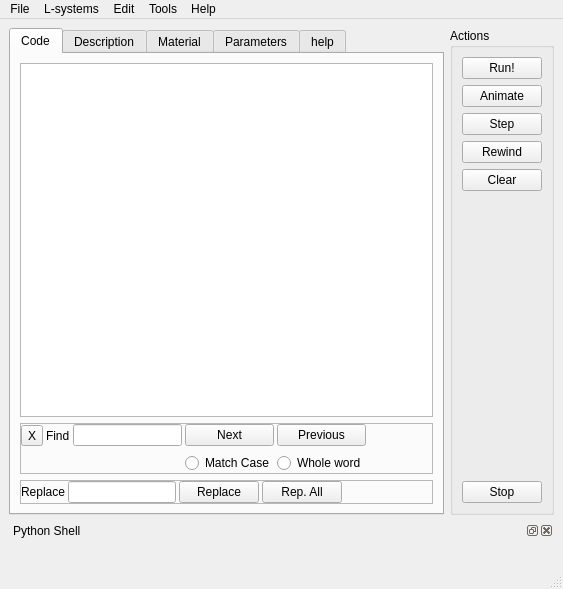
<ui version="4.0" >
 <class>MainWindow</class>
 <widget class="QMainWindow" name="MainWindow" >
  <property name="geometry" >
   <rect>
    <x>0</x>
    <y>0</y>
    <width>563</width>
    <height>589</height>
   </rect>
  </property>
  <property name="windowTitle" >
   <string>MainWindow</string>
  </property>
  <property name="windowIcon" >
   <iconset>
    <normaloff>logo.png</normaloff>logo.png</iconset>
  </property>
  <widget class="QWidget" name="centralwidget" >
   <property name="geometry" >
    <rect>
     <x>0</x>
     <y>21</y>
     <width>563</width>
     <height>549</height>
    </rect>
   </property>
   <layout class="QGridLayout" >
    <item row="0" column="0" >
     <widget class="QTabWidget" name="tabView" >
      <property name="sizePolicy" >
       <sizepolicy vsizetype="Expanding" hsizetype="Expanding" >
        <horstretch>0</horstretch>
        <verstretch>3</verstretch>
       </sizepolicy>
      </property>
      <property name="tabShape" >
       <enum>QTabWidget::Rounded</enum>
      </property>
      <property name="currentIndex" >
       <number>0</number>
      </property>
      <widget class="QWidget" name="tab" >
       <property name="geometry" >
        <rect>
         <x>0</x>
         <y>0</y>
         <width>438</width>
         <height>458</height>
        </rect>
       </property>
       <attribute name="title" >
        <string>Code</string>
       </attribute>
       <layout class="QVBoxLayout" >
        <item>
         <widget class="LsysCodeEditor" name="codeeditor" >
          <property name="enabled" >
           <bool>true</bool>
          </property>
          <property name="font" >
           <font>
            <family>Courier New</family>
           </font>
          </property>
          <property name="tabStopWidth" >
           <number>20</number>
          </property>
         </widget>
        </item>
        <item>
         <widget class="QFrame" name="frameFind" >
          <property name="frameShape" >
           <enum>QFrame::StyledPanel</enum>
          </property>
          <property name="frameShadow" >
           <enum>QFrame::Raised</enum>
          </property>
          <layout class="QGridLayout" >
           <property name="horizontalSpacing" >
            <number>3</number>
           </property>
           <property name="margin" >
            <number>0</number>
           </property>
           <item row="0" column="0" >
            <widget class="QToolButton" name="closeFind" >
             <property name="palette" >
              <palette>
               <active>
                <colorrole role="ButtonText" >
                 <brush brushstyle="SolidPattern" >
                  <color alpha="255" >
                   <red>170</red>
                   <green>0</green>
                   <blue>0</blue>
                  </color>
                 </brush>
                </colorrole>
               </active>
               <inactive>
                <colorrole role="ButtonText" >
                 <brush brushstyle="SolidPattern" >
                  <color alpha="255" >
                   <red>0</red>
                   <green>0</green>
                   <blue>0</blue>
                  </color>
                 </brush>
                </colorrole>
               </inactive>
               <disabled>
                <colorrole role="ButtonText" >
                 <brush brushstyle="SolidPattern" >
                  <color alpha="255" >
                   <red>118</red>
                   <green>116</green>
                   <blue>108</blue>
                  </color>
                 </brush>
                </colorrole>
               </disabled>
              </palette>
             </property>
             <property name="text" >
              <string>X</string>
             </property>
            </widget>
           </item>
           <item row="0" column="1" >
            <widget class="QLabel" name="label_8" >
             <property name="text" >
              <string>Find</string>
             </property>
            </widget>
           </item>
           <item row="0" column="2" >
            <widget class="QLineEdit" name="findEdit" />
           </item>
           <item row="0" column="3" >
            <widget class="QPushButton" name="findNextButton" >
             <property name="text" >
              <string>Next</string>
             </property>
            </widget>
           </item>
           <item row="0" column="4" >
            <widget class="QPushButton" name="findPreviousButton" >
             <property name="sizePolicy" >
              <sizepolicy vsizetype="Fixed" hsizetype="Minimum" >
               <horstretch>0</horstretch>
               <verstretch>0</verstretch>
              </sizepolicy>
             </property>
             <property name="text" >
              <string>Previous</string>
             </property>
            </widget>
           </item>
           <item row="0" column="5" >
            <spacer>
             <property name="orientation" >
              <enum>Qt::Horizontal</enum>
             </property>
             <property name="sizeHint" stdset="0" >
              <size>
               <width>61</width>
               <height>23</height>
              </size>
             </property>
            </spacer>
           </item>
           <item row="1" column="0" colspan="3" >
            <spacer>
             <property name="orientation" >
              <enum>Qt::Horizontal</enum>
             </property>
             <property name="sizeHint" stdset="0" >
              <size>
               <width>161</width>
               <height>20</height>
              </size>
             </property>
            </spacer>
           </item>
           <item row="1" column="3" >
            <widget class="QRadioButton" name="matchCaseButton" >
             <property name="text" >
              <string>Match Case</string>
             </property>
             <property name="autoExclusive" >
              <bool>false</bool>
             </property>
            </widget>
           </item>
           <item row="1" column="4" >
            <widget class="QRadioButton" name="wholeWordButton" >
             <property name="text" >
              <string>Whole word</string>
             </property>
             <property name="autoExclusive" >
              <bool>false</bool>
             </property>
            </widget>
           </item>
           <item row="1" column="5" >
            <spacer>
             <property name="orientation" >
              <enum>Qt::Horizontal</enum>
             </property>
             <property name="sizeHint" stdset="0" >
              <size>
               <width>40</width>
               <height>20</height>
              </size>
             </property>
            </spacer>
           </item>
          </layout>
         </widget>
        </item>
        <item>
         <widget class="QFrame" name="frameReplace" >
          <property name="frameShape" >
           <enum>QFrame::StyledPanel</enum>
          </property>
          <property name="frameShadow" >
           <enum>QFrame::Raised</enum>
          </property>
          <layout class="QHBoxLayout" >
           <property name="spacing" >
            <number>3</number>
           </property>
           <property name="margin" >
            <number>0</number>
           </property>
           <item>
            <widget class="QLabel" name="label_9" >
             <property name="text" >
              <string>Replace</string>
             </property>
            </widget>
           </item>
           <item>
            <widget class="QLineEdit" name="replaceEdit" />
           </item>
           <item>
            <widget class="QPushButton" name="replaceButton" >
             <property name="text" >
              <string>Replace</string>
             </property>
            </widget>
           </item>
           <item>
            <widget class="QPushButton" name="replaceAllButton" >
             <property name="text" >
              <string>Rep. All</string>
             </property>
            </widget>
           </item>
           <item>
            <spacer>
             <property name="orientation" >
              <enum>Qt::Horizontal</enum>
             </property>
             <property name="sizeHint" stdset="0" >
              <size>
               <width>40</width>
               <height>20</height>
              </size>
             </property>
            </spacer>
           </item>
          </layout>
         </widget>
        </item>
       </layout>
      </widget>
      <widget class="QWidget" name="tab_5" >
       <property name="geometry" >
        <rect>
         <x>0</x>
         <y>0</y>
         <width>438</width>
         <height>458</height>
        </rect>
       </property>
       <attribute name="title" >
        <string>Description</string>
       </attribute>
       <layout class="QGridLayout" >
        <item row="0" column="0" >
         <widget class="QLabel" name="label_3" >
          <property name="text" >
           <string>Authors</string>
          </property>
         </widget>
        </item>
        <item row="0" column="1" >
         <widget class="QLineEdit" name="authorsEdit" />
        </item>
        <item row="1" column="0" >
         <widget class="QLabel" name="label_4" >
          <property name="text" >
           <string>Institutes</string>
          </property>
         </widget>
        </item>
        <item row="1" column="1" >
         <widget class="QLineEdit" name="intitutesEdit" />
        </item>
        <item row="2" column="0" >
         <widget class="QLabel" name="label_5" >
          <property name="text" >
           <string>Copyright</string>
          </property>
         </widget>
        </item>
        <item row="2" column="1" >
         <widget class="QLineEdit" name="copyrightEdit" />
        </item>
        <item row="3" column="0" >
         <widget class="QLabel" name="label_6" >
          <property name="text" >
           <string>Description</string>
          </property>
         </widget>
        </item>
        <item row="4" column="0" colspan="2" >
         <widget class="QTextEdit" name="descriptionEdit" >
          <property name="sizePolicy" >
           <sizepolicy vsizetype="Expanding" hsizetype="Expanding" >
            <horstretch>0</horstretch>
            <verstretch>2</verstretch>
           </sizepolicy>
          </property>
          <property name="acceptRichText" >
           <bool>false</bool>
          </property>
         </widget>
        </item>
        <item row="5" column="0" >
         <widget class="QLabel" name="label_7" >
          <property name="text" >
           <string>References</string>
          </property>
         </widget>
        </item>
        <item row="6" column="0" colspan="2" >
         <widget class="QTextEdit" name="referenceEdit" >
          <property name="sizePolicy" >
           <sizepolicy vsizetype="Fixed" hsizetype="Expanding" >
            <horstretch>0</horstretch>
            <verstretch>0</verstretch>
           </sizepolicy>
          </property>
          <property name="maximumSize" >
           <size>
            <width>16777215</width>
            <height>80</height>
           </size>
          </property>
          <property name="acceptRichText" >
           <bool>false</bool>
          </property>
         </widget>
        </item>
       </layout>
      </widget>
      <widget class="QWidget" name="tab_2" >
       <property name="geometry" >
        <rect>
         <x>0</x>
         <y>0</y>
         <width>438</width>
         <height>458</height>
        </rect>
       </property>
       <attribute name="title" >
        <string>Material</string>
       </attribute>
       <layout class="QVBoxLayout" >
        <item>
         <layout class="QHBoxLayout" >
          <item>
           <widget class="MaterialEditor" native="1" name="materialed" />
          </item>
         </layout>
        </item>
       </layout>
      </widget>
      <widget class="QWidget" name="tab_3" >
       <property name="geometry" >
        <rect>
         <x>0</x>
         <y>0</y>
         <width>438</width>
         <height>458</height>
        </rect>
       </property>
       <attribute name="title" >
        <string>Parameters</string>
       </attribute>
       <layout class="QVBoxLayout" name="verticalLayout_2" >
        <item>
         <widget class="QGroupBox" name="groupBox" >
          <property name="title" >
           <string>Animation</string>
          </property>
          <layout class="QHBoxLayout" >
           <property name="spacing" >
            <number>6</number>
           </property>
           <property name="margin" >
            <number>9</number>
           </property>
           <item>
            <widget class="QLabel" name="label" >
             <property name="text" >
              <string>Time Step</string>
             </property>
            </widget>
           </item>
           <item>
            <spacer>
             <property name="orientation" >
              <enum>Qt::Horizontal</enum>
             </property>
             <property name="sizeHint" stdset="0" >
              <size>
               <width>1</width>
               <height>20</height>
              </size>
             </property>
            </spacer>
           </item>
           <item>
            <widget class="QSlider" name="animtimestep" >
             <property name="sizePolicy" >
              <sizepolicy vsizetype="Fixed" hsizetype="Expanding" >
               <horstretch>2</horstretch>
               <verstretch>0</verstretch>
              </sizepolicy>
             </property>
             <property name="minimum" >
              <number>1</number>
             </property>
             <property name="maximum" >
              <number>2000</number>
             </property>
             <property name="value" >
              <number>50</number>
             </property>
             <property name="orientation" >
              <enum>Qt::Horizontal</enum>
             </property>
            </widget>
           </item>
           <item>
            <spacer>
             <property name="orientation" >
              <enum>Qt::Horizontal</enum>
             </property>
             <property name="sizeHint" stdset="0" >
              <size>
               <width>10</width>
               <height>20</height>
              </size>
             </property>
            </spacer>
           </item>
           <item>
            <widget class="QDoubleSpinBox" name="animtimeSpinBox" >
             <property name="decimals" >
              <number>3</number>
             </property>
             <property name="singleStep" >
              <double>0.100000000000000</double>
             </property>
            </widget>
           </item>
           <item>
            <widget class="QLabel" name="label_2" >
             <property name="text" >
              <string>s.</string>
             </property>
            </widget>
           </item>
          </layout>
         </widget>
        </item>
        <item>
         <widget class="QGroupBox" name="groupBox_2" >
          <property name="title" >
           <string>Parameters</string>
          </property>
          <layout class="QVBoxLayout" name="verticalLayout" >
           <item>
            <widget class="QTableView" name="parametersTable" >
             <property name="palette" >
              <palette>
               <active>
                <colorrole role="Base" >
                 <brush brushstyle="SolidPattern" >
                  <color alpha="255" >
                   <red>255</red>
                   <green>255</green>
                   <blue>215</blue>
                  </color>
                 </brush>
                </colorrole>
                <colorrole role="AlternateBase" >
                 <brush brushstyle="SolidPattern" >
                  <color alpha="255" >
                   <red>255</red>
                   <green>255</green>
                   <blue>175</blue>
                  </color>
                 </brush>
                </colorrole>
               </active>
               <inactive>
                <colorrole role="Base" >
                 <brush brushstyle="SolidPattern" >
                  <color alpha="255" >
                   <red>255</red>
                   <green>255</green>
                   <blue>215</blue>
                  </color>
                 </brush>
                </colorrole>
                <colorrole role="AlternateBase" >
                 <brush brushstyle="SolidPattern" >
                  <color alpha="255" >
                   <red>255</red>
                   <green>255</green>
                   <blue>175</blue>
                  </color>
                 </brush>
                </colorrole>
               </inactive>
               <disabled>
                <colorrole role="Base" >
                 <brush brushstyle="SolidPattern" >
                  <color alpha="255" >
                   <red>236</red>
                   <green>233</green>
                   <blue>216</blue>
                  </color>
                 </brush>
                </colorrole>
                <colorrole role="AlternateBase" >
                 <brush brushstyle="SolidPattern" >
                  <color alpha="255" >
                   <red>255</red>
                   <green>255</green>
                   <blue>175</blue>
                  </color>
                 </brush>
                </colorrole>
               </disabled>
              </palette>
             </property>
             <property name="alternatingRowColors" >
              <bool>true</bool>
             </property>
             <property name="selectionMode" >
              <enum>QAbstractItemView::NoSelection</enum>
             </property>
            </widget>
           </item>
          </layout>
         </widget>
        </item>
        <item>
         <spacer>
          <property name="orientation" >
           <enum>Qt::Vertical</enum>
          </property>
          <property name="sizeHint" stdset="0" >
           <size>
            <width>20</width>
            <height>5</height>
           </size>
          </property>
         </spacer>
        </item>
       </layout>
      </widget>
      <widget class="QWidget" name="tab_4" >
       <property name="geometry" >
        <rect>
         <x>0</x>
         <y>0</y>
         <width>438</width>
         <height>458</height>
        </rect>
       </property>
       <attribute name="title" >
        <string>help</string>
       </attribute>
       <layout class="QGridLayout" >
        <item row="0" column="0" >
         <widget class="QTextBrowser" name="helpDisplay" >
          <property name="autoFormatting" >
           <set>QTextEdit::AutoAll</set>
          </property>
          <property name="acceptRichText" >
           <bool>true</bool>
          </property>
         </widget>
        </item>
       </layout>
      </widget>
     </widget>
    </item>
    <item row="0" column="1" >
     <widget class="QGroupBox" name="groupBox" >
      <property name="sizePolicy" >
       <sizepolicy vsizetype="Preferred" hsizetype="Preferred" >
        <horstretch>0</horstretch>
        <verstretch>2</verstretch>
       </sizepolicy>
      </property>
      <property name="title" >
       <string>Actions</string>
      </property>
      <layout class="QVBoxLayout" >
       <item>
        <widget class="QPushButton" name="runButton" >
         <property name="text" >
          <string>Run!</string>
         </property>
        </widget>
       </item>
       <item>
        <widget class="QPushButton" name="animButton" >
         <property name="text" >
          <string>Animate</string>
         </property>
        </widget>
       </item>
       <item>
        <widget class="QPushButton" name="stepButton" >
         <property name="text" >
          <string>Step</string>
         </property>
        </widget>
       </item>
       <item>
        <widget class="QPushButton" name="rewindButton" >
         <property name="text" >
          <string>Rewind</string>
         </property>
        </widget>
       </item>
       <item>
        <widget class="QPushButton" name="clearButton" >
         <property name="text" >
          <string>Clear</string>
         </property>
        </widget>
       </item>
       <item>
        <spacer>
         <property name="orientation" >
          <enum>Qt::Vertical</enum>
         </property>
         <property name="sizeHint" stdset="0" >
          <size>
           <width>20</width>
           <height>40</height>
          </size>
         </property>
        </spacer>
       </item>
       <item>
        <widget class="QPushButton" name="cancelButton" >
         <property name="text" >
          <string>Stop</string>
         </property>
        </widget>
       </item>
      </layout>
     </widget>
    </item>
    <item row="1" column="0" colspan="2" >
     <widget class="QDockWidget" name="interpreterDock" >
      <property name="sizePolicy" >
       <sizepolicy vsizetype="Minimum" hsizetype="Preferred" >
        <horstretch>0</horstretch>
        <verstretch>0</verstretch>
       </sizepolicy>
      </property>
      <property name="floating" >
       <bool>false</bool>
      </property>
      <property name="windowTitle" >
       <string>Python Shell</string>
      </property>
      <widget class="QWidget" name="dockWidgetContents" >
       <property name="geometry" >
        <rect>
         <x>0</x>
         <y>22</y>
         <width>545</width>
         <height>18</height>
        </rect>
       </property>
       <layout class="QVBoxLayout" >
        <property name="spacing" >
         <number>6</number>
        </property>
        <property name="margin" >
         <number>9</number>
        </property>
       </layout>
      </widget>
     </widget>
    </item>
   </layout>
  </widget>
  <widget class="QMenuBar" name="menubar" >
   <property name="geometry" >
    <rect>
     <x>0</x>
     <y>0</y>
     <width>563</width>
     <height>21</height>
    </rect>
   </property>
   <widget class="QMenu" name="menuL_systems" >
    <property name="title" >
     <string>L-systems</string>
    </property>
    <addaction name="actionRun" />
    <addaction name="actionAnimate" />
    <addaction name="separator" />
    <addaction name="actionStep" />
    <addaction name="actionRewind" />
   </widget>
   <widget class="QMenu" name="menuFile" >
    <property name="title" >
     <string>File</string>
    </property>
    <widget class="QMenu" name="menuRecents" >
     <property name="title" >
      <string>Recents</string>
     </property>
     <addaction name="actionClear" />
    </widget>
    <addaction name="actionNew" />
    <addaction name="separator" />
    <addaction name="actionOpen" />
    <addaction name="actionSave" />
    <addaction name="actionSaveAs" />
    <addaction name="actionClose" />
    <addaction name="separator" />
    <addaction name="menuRecents" />
    <addaction name="separator" />
    <addaction name="actionExit" />
   </widget>
   <widget class="QMenu" name="menuEdit" >
    <property name="title" >
     <string>Edit</string>
    </property>
    <addaction name="actionUndo" />
    <addaction name="actionRedo" />
    <addaction name="separator" />
    <addaction name="actionCopy" />
    <addaction name="actionCut" />
    <addaction name="actionPaste" />
    <addaction name="actionSelect_All" />
    <addaction name="separator" />
    <addaction name="actionComment" />
    <addaction name="actionUncomment" />
    <addaction name="separator" />
    <addaction name="actionInsertTab" />
    <addaction name="actionRemoveTab" />
    <addaction name="separator" />
    <addaction name="actionFind" />
    <addaction name="actionReplace" />
    <addaction name="separator" />
    <addaction name="actionSyntax" />
   </widget>
   <widget class="QMenu" name="menuTools" >
    <property name="title" >
     <string>Tools</string>
    </property>
    <addaction name="actionUseThread" />
    <addaction name="separator" />
    <addaction name="actionFitAnimationView" />
    <addaction name="separator" />
    <addaction name="actionParseDebug" />
   </widget>
   <widget class="QMenu" name="menuHelp" >
    <property name="title" >
     <string>Help</string>
    </property>
    <addaction name="actionAbout" />
    <addaction name="actionAboutQt" />
    <addaction name="actionAboutVPlants" />
   </widget>
   <addaction name="menuFile" />
   <addaction name="menuL_systems" />
   <addaction name="menuEdit" />
   <addaction name="menuTools" />
   <addaction name="menuHelp" />
  </widget>
  <widget class="QStatusBar" name="statusbar" >
   <property name="geometry" >
    <rect>
     <x>0</x>
     <y>570</y>
     <width>563</width>
     <height>19</height>
    </rect>
   </property>
  </widget>
  <action name="actionOpen" >
   <property name="text" >
    <string>Open</string>
   </property>
   <property name="shortcut" >
    <string>Ctrl+O</string>
   </property>
  </action>
  <action name="actionSave" >
   <property name="text" >
    <string>Save</string>
   </property>
   <property name="shortcut" >
    <string>Ctrl+S</string>
   </property>
  </action>
  <action name="actionSaveAs" >
   <property name="text" >
    <string>Save As</string>
   </property>
  </action>
  <action name="actionExit" >
   <property name="text" >
    <string>Exit</string>
   </property>
  </action>
  <action name="actionRun" >
   <property name="text" >
    <string>Run</string>
   </property>
  </action>
  <action name="actionAnimate" >
   <property name="text" >
    <string>Animate</string>
   </property>
  </action>
  <action name="actionStep" >
   <property name="text" >
    <string>Step</string>
   </property>
  </action>
  <action name="actionRewind" >
   <property name="text" >
    <string>Rewind</string>
   </property>
  </action>
  <action name="actionNew" >
   <property name="text" >
    <string>New</string>
   </property>
   <property name="shortcut" >
    <string>Ctrl+N</string>
   </property>
  </action>
  <action name="actionUndo" >
   <property name="text" >
    <string>Undo</string>
   </property>
   <property name="shortcut" >
    <string>Ctrl+Z</string>
   </property>
  </action>
  <action name="actionRedo" >
   <property name="text" >
    <string>Redo</string>
   </property>
   <property name="shortcut" >
    <string>Ctrl+Y</string>
   </property>
  </action>
  <action name="actionCopy" >
   <property name="text" >
    <string>Copy</string>
   </property>
  </action>
  <action name="actionCut" >
   <property name="text" >
    <string>Cut</string>
   </property>
  </action>
  <action name="actionPaste" >
   <property name="text" >
    <string>Paste</string>
   </property>
  </action>
  <action name="actionSelect_All" >
   <property name="text" >
    <string>Select All</string>
   </property>
  </action>
  <action name="actionFind" >
   <property name="text" >
    <string>Find</string>
   </property>
   <property name="shortcut" >
    <string>Ctrl+F</string>
   </property>
  </action>
  <action name="actionPythonShell" >
   <property name="text" >
    <string>Python Shell</string>
   </property>
  </action>
  <action name="actionClear" >
   <property name="text" >
    <string>Clear</string>
   </property>
  </action>
  <action name="actionUseThread" >
   <property name="checkable" >
    <bool>true</bool>
   </property>
   <property name="text" >
    <string>Use Thread</string>
   </property>
  </action>
  <action name="actionFitAnimationView" >
   <property name="checkable" >
    <bool>true</bool>
   </property>
   <property name="text" >
    <string>Fit Animate View</string>
   </property>
  </action>
  <action name="actionClose" >
   <property name="text" >
    <string>Close</string>
   </property>
  </action>
  <action name="actionAbout" >
   <property name="text" >
    <string>About</string>
   </property>
  </action>
  <action name="actionAboutQt" >
   <property name="text" >
    <string>About Qt</string>
   </property>
  </action>
  <action name="actionAboutVPlants" >
   <property name="text" >
    <string>About V. Plants</string>
   </property>
  </action>
  <action name="actionClearShell" >
   <property name="text" >
    <string>Clear Shell</string>
   </property>
  </action>
  <action name="actionSyntax" >
   <property name="checkable" >
    <bool>true</bool>
   </property>
   <property name="text" >
    <string>Syntax Hightlight</string>
   </property>
  </action>
  <action name="actionComment" >
   <property name="text" >
    <string>Comment Block</string>
   </property>
   <property name="shortcut" >
    <string>Ctrl+Q</string>
   </property>
  </action>
  <action name="actionUncomment" >
   <property name="text" >
    <string>Uncomment Block</string>
   </property>
  </action>
  <action name="actionInsertTab" >
   <property name="text" >
    <string>Insert Tab</string>
   </property>
  </action>
  <action name="actionRemoveTab" >
   <property name="text" >
    <string>Remove Tab</string>
   </property>
  </action>
  <action name="actionReplace" >
   <property name="text" >
    <string>Replace</string>
   </property>
   <property name="shortcut" >
    <string>Ctrl+H</string>
   </property>
  </action>
  <action name="actionParseDebug" >
   <property name="checkable" >
    <bool>true</bool>
   </property>
   <property name="text" >
    <string>Parse Debug</string>
   </property>
  </action>
 </widget>
 <customwidgets>
  <customwidget>
   <class>MaterialEditor</class>
   <extends>QWidget</extends>
   <header>materialeditor.h</header>
   <container>1</container>
  </customwidget>
  <customwidget>
   <class>LsysCodeEditor</class>
   <extends>QTextEdit</extends>
   <header>lsyscodeeditor.h</header>
  </customwidget>
 </customwidgets>
 <tabstops>
  <tabstop>tabView</tabstop>
  <tabstop>codeeditor</tabstop>
  <tabstop>runButton</tabstop>
  <tabstop>animButton</tabstop>
  <tabstop>stepButton</tabstop>
  <tabstop>rewindButton</tabstop>
  <tabstop>clearButton</tabstop>
  <tabstop>cancelButton</tabstop>
  <tabstop>closeFind</tabstop>
  <tabstop>findEdit</tabstop>
  <tabstop>replaceEdit</tabstop>
  <tabstop>findNextButton</tabstop>
  <tabstop>findPreviousButton</tabstop>
  <tabstop>replaceButton</tabstop>
  <tabstop>replaceAllButton</tabstop>
  <tabstop>matchCaseButton</tabstop>
  <tabstop>wholeWordButton</tabstop>
  <tabstop>animtimeSpinBox</tabstop>
  <tabstop>helpDisplay</tabstop>
  <tabstop>descriptionEdit</tabstop>
  <tabstop>copyrightEdit</tabstop>
  <tabstop>authorsEdit</tabstop>
  <tabstop>intitutesEdit</tabstop>
  <tabstop>referenceEdit</tabstop>
  <tabstop>animtimestep</tabstop>
 </tabstops>
 <resources/>
 <connections>
  <connection>
   <sender>actionExit</sender>
   <signal>triggered()</signal>
   <receiver>MainWindow</receiver>
   <slot>close()</slot>
   <hints>
    <hint type="sourcelabel" >
     <x>-1</x>
     <y>-1</y>
    </hint>
    <hint type="destinationlabel" >
     <x>239</x>
     <y>268</y>
    </hint>
   </hints>
  </connection>
  <connection>
   <sender>actionCopy</sender>
   <signal>triggered()</signal>
   <receiver>codeeditor</receiver>
   <slot>copy()</slot>
   <hints>
    <hint type="sourcelabel" >
     <x>-1</x>
     <y>-1</y>
    </hint>
    <hint type="destinationlabel" >
     <x>179</x>
     <y>257</y>
    </hint>
   </hints>
  </connection>
  <connection>
   <sender>actionCut</sender>
   <signal>triggered()</signal>
   <receiver>codeeditor</receiver>
   <slot>cut()</slot>
   <hints>
    <hint type="sourcelabel" >
     <x>-1</x>
     <y>-1</y>
    </hint>
    <hint type="destinationlabel" >
     <x>179</x>
     <y>257</y>
    </hint>
   </hints>
  </connection>
  <connection>
   <sender>actionPaste</sender>
   <signal>triggered()</signal>
   <receiver>codeeditor</receiver>
   <slot>paste()</slot>
   <hints>
    <hint type="sourcelabel" >
     <x>-1</x>
     <y>-1</y>
    </hint>
    <hint type="destinationlabel" >
     <x>179</x>
     <y>257</y>
    </hint>
   </hints>
  </connection>
  <connection>
   <sender>actionUndo</sender>
   <signal>triggered()</signal>
   <receiver>codeeditor</receiver>
   <slot>undo()</slot>
   <hints>
    <hint type="sourcelabel" >
     <x>-1</x>
     <y>-1</y>
    </hint>
    <hint type="destinationlabel" >
     <x>179</x>
     <y>257</y>
    </hint>
   </hints>
  </connection>
  <connection>
   <sender>codeeditor</sender>
   <signal>undoAvailable(bool)</signal>
   <receiver>actionUndo</receiver>
   <slot>setEnabled(bool)</slot>
   <hints>
    <hint type="sourcelabel" >
     <x>179</x>
     <y>257</y>
    </hint>
    <hint type="destinationlabel" >
     <x>-1</x>
     <y>-1</y>
    </hint>
   </hints>
  </connection>
  <connection>
   <sender>actionRedo</sender>
   <signal>triggered()</signal>
   <receiver>codeeditor</receiver>
   <slot>redo()</slot>
   <hints>
    <hint type="sourcelabel" >
     <x>-1</x>
     <y>-1</y>
    </hint>
    <hint type="destinationlabel" >
     <x>179</x>
     <y>257</y>
    </hint>
   </hints>
  </connection>
  <connection>
   <sender>codeeditor</sender>
   <signal>redoAvailable(bool)</signal>
   <receiver>actionRedo</receiver>
   <slot>setEnabled(bool)</slot>
   <hints>
    <hint type="sourcelabel" >
     <x>179</x>
     <y>257</y>
    </hint>
    <hint type="destinationlabel" >
     <x>-1</x>
     <y>-1</y>
    </hint>
   </hints>
  </connection>
  <connection>
   <sender>actionFind</sender>
   <signal>triggered()</signal>
   <receiver>frameFind</receiver>
   <slot>show()</slot>
   <hints>
    <hint type="sourcelabel" >
     <x>-1</x>
     <y>-1</y>
    </hint>
    <hint type="destinationlabel" >
     <x>179</x>
     <y>433</y>
    </hint>
   </hints>
  </connection>
  <connection>
   <sender>closeFind</sender>
   <signal>pressed()</signal>
   <receiver>frameFind</receiver>
   <slot>hide()</slot>
   <hints>
    <hint type="sourcelabel" >
     <x>30</x>
     <y>440</y>
    </hint>
    <hint type="destinationlabel" >
     <x>179</x>
     <y>441</y>
    </hint>
   </hints>
  </connection>
  <connection>
   <sender>actionSelect_All</sender>
   <signal>triggered()</signal>
   <receiver>codeeditor</receiver>
   <slot>selectAll()</slot>
   <hints>
    <hint type="sourcelabel" >
     <x>-1</x>
     <y>-1</y>
    </hint>
    <hint type="destinationlabel" >
     <x>179</x>
     <y>242</y>
    </hint>
   </hints>
  </connection>
  <connection>
   <sender>actionFind</sender>
   <signal>triggered()</signal>
   <receiver>findEdit</receiver>
   <slot>setFocus()</slot>
   <hints>
    <hint type="sourcelabel" >
     <x>-1</x>
     <y>-1</y>
    </hint>
    <hint type="destinationlabel" >
     <x>107</x>
     <y>488</y>
    </hint>
   </hints>
  </connection>
  <connection>
   <sender>actionFind</sender>
   <signal>triggered()</signal>
   <receiver>findEdit</receiver>
   <slot>selectAll()</slot>
   <hints>
    <hint type="sourcelabel" >
     <x>-1</x>
     <y>-1</y>
    </hint>
    <hint type="destinationlabel" >
     <x>134</x>
     <y>488</y>
    </hint>
   </hints>
  </connection>
  <connection>
   <sender>closeFind</sender>
   <signal>pressed()</signal>
   <receiver>frameReplace</receiver>
   <slot>hide()</slot>
   <hints>
    <hint type="sourcelabel" >
     <x>30</x>
     <y>431</y>
    </hint>
    <hint type="destinationlabel" >
     <x>229</x>
     <y>489</y>
    </hint>
   </hints>
  </connection>
  <connection>
   <sender>actionReplace</sender>
   <signal>triggered()</signal>
   <receiver>frameReplace</receiver>
   <slot>show()</slot>
   <hints>
    <hint type="sourcelabel" >
     <x>-1</x>
     <y>-1</y>
    </hint>
    <hint type="destinationlabel" >
     <x>229</x>
     <y>489</y>
    </hint>
   </hints>
  </connection>
  <connection>
   <sender>actionReplace</sender>
   <signal>triggered()</signal>
   <receiver>frameFind</receiver>
   <slot>show()</slot>
   <hints>
    <hint type="sourcelabel" >
     <x>-1</x>
     <y>-1</y>
    </hint>
    <hint type="destinationlabel" >
     <x>229</x>
     <y>445</y>
    </hint>
   </hints>
  </connection>
  <connection>
   <sender>actionFind</sender>
   <signal>triggered()</signal>
   <receiver>frameReplace</receiver>
   <slot>hide()</slot>
   <hints>
    <hint type="sourcelabel" >
     <x>-1</x>
     <y>-1</y>
    </hint>
    <hint type="destinationlabel" >
     <x>229</x>
     <y>489</y>
    </hint>
   </hints>
  </connection>
  <connection>
   <sender>actionReplace</sender>
   <signal>triggered()</signal>
   <receiver>findEdit</receiver>
   <slot>setFocus()</slot>
   <hints>
    <hint type="sourcelabel" >
     <x>-1</x>
     <y>-1</y>
    </hint>
    <hint type="destinationlabel" >
     <x>132</x>
     <y>431</y>
    </hint>
   </hints>
  </connection>
 </connections>
</ui>
